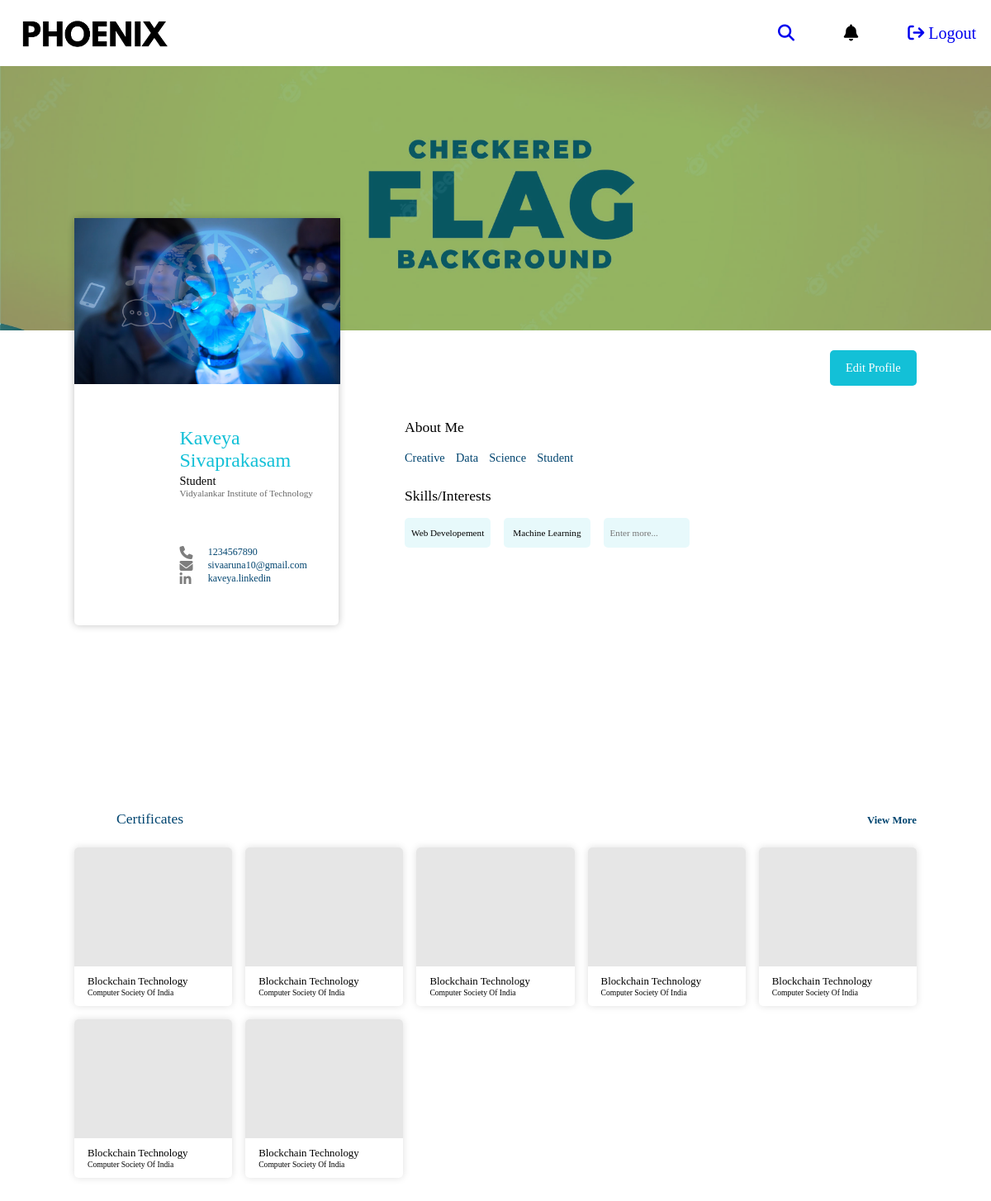
The app's page /profile/u_kaveya.sivaprakasam (signed in) with its own data.
### web.py (models this page shows, shortened)
class Client(db.Model):
    id=db.Column(db.Integer, primary_key=True)
    lid=db.Column(db.String(100), db.ForeignKey("login.lid"), nullable=False)
    name = db.Column(db.String(20))
    occupation = db.Column(db.String(20))
    institute= db.Column(db.String(100))
    email = db.Column(db.String(50))
    cover_photo=db.Column(db.String(100))
    profile_photo=db.Column(db.String(100))
    description=db.Column(db.String(5000))
    phoneNo=db.Column(db.Integer)
    linkedin = db.Column(db.String(100))
    gender=db.Column(db.String(100))

class ClientInterest(db.Model):
    id=db.Column(db.Integer, primary_key=True)
    lid=db.Column(db.String(100), db.ForeignKey("login.lid"), nullable=False)
    interest=db.Column(db.String(50))

### web.py (the view, shortened to what this page needs)
@app.route('/profile/<lid>',methods=['POST','GET'])
def profile(lid):
    skills= ClientInterest.query.filter_by(lid=lid).all()
    client = Client.query.filter_by(lid=session['lid']).first()
    domains=['Artificial Intelligence','Web Developement','Computer Science', 'Machine Learning','Deep Learning','Block Chain','IOE / IOT','Embedded System','Raspberry Pi','Mechanical Robotics','Power Electronics','Antenna','Android','Cloud Computing','Big Data','VLSI','Image Processing','RPA','Cyber Security','Data mining','Industry 4.0','Information Security','Computer Networking','Data Science','Neural Network','Software Engineering']
    notifications=showNotifications(session['lid'])
    return render_template('profilePage.html',client=client, domains=domains, skills=skills, notifications=notifications)

### web.py (called while the page is built)
def showNotifications(lid):
    notifications=db.session.query(Notification).filter_by(lid=lid).all()
    n={}
    for noti in notifications:
        org=db.session.query(Orgdata).filter_by(lid=db.session.query(Event.lid).filter_by(eid=noti.eid).first()[0]).first()
        n[noti]=org
    return n

### templates/profilePage.html (shortened to what this page needs)
<!DOCTYPE html>
<html lang="en">
<head>
    <link rel="stylesheet" href="../static//stylesheet/commonCode.css">
    <link rel="stylesheet" href="../static//stylesheet/profile.css">
    <link rel="stylesheet" href="https://cdnjs.cloudflare.com/ajax/libs/font-awesome/6.1.0/css/all.min.css" />
</head>
<body>
    <div class="main-container-profile">
        <div class="navbar-container">
            <div class="nv-logo" style="display: flex; justify-content: space-between; align-items: center;">
                <img src="../static/images/Logo.png" alt="" >
            </div>
            <div class="nv-links">
                <div class="search-icon"><a href="/search"><i class="fa-solid fa-magnifying-glass"></i></a></div>
                <div class="nv-icons notification-icon"><i class="fa-solid fa-bell"></i>
                </div>
                <a href="/logout" style="text-decoration:none;"><div class="logout-btn"><i class="fa-solid fa-arrow-right-from-bracket"></i> <span class="logout-text">Logout</span> </div></a>
            </div>
        </div>
        <label for="eimg" class="profile-banner-container">
            <div class="profile-banner-background"></div>
            <img class="profile-banner-image" src="../static/images/profile/{{client.cover_photo}}" alt="" style="object-fit: cover; ">
        </label>
        <div class="profile-info-container">
            <div class="profile-info-card-container">
                <div class="card-content-container">
                    <img src="../static/images/profile/{{client.profile_photo}}" alt="" id="profile_photo" style="width: 322px;">
                </div>
                <div class="user-info transition">
                    <div class="user-card-info">
                        <div class="user-card-name">{{client.name}}</div>
                        <div class="user-status">{{client.occupation}}</div>
                        <div class="user-card-institute">{{client.institute}}</div>
                    </div>
                    <div class="user-card-contact">
                        <div class="social-content-container">
                            <div class="user-phone-container social-container"><i class="fa-solid fa-phone"></i> <span class="social-text">{{client.phoneNo}}</span></div>
                            <div class="user-mail-container  social-container"><i class="fa-solid fa-envelope"></i><span class="social-text">{{client.email}}</span></div>
                            <div class="user-linkedin-container social-container"><i class="fa-brands fa-linkedin-in"></i><a class="social-text">{{client.linkedin}}</a></div>
                        </div>
                    </div>
                </div>
            </div>
            <div class="profile-info-content-container">
                <div class="edit-profile-container">
                    <button class="edit-profile-btn">Edit Profile</button>
                </div>
                <div class="user-description-container transition">
                    <div class="desc-container">
                        <div class="desc-heading">About Me</div>
                        <div class="desc-content">{{client.description}}</div>
                    </div>
                    <div class="skills-interest desc-container">
                        <div class="desc-heading">Skills/Interests</div>
                        <div class="skills-tags-container">
                            {% for skill in skills %}
                            <div class="skill-tag">{{skill.interest}}</div>
                            {% endfor %}
                            <form action="{{ url_for('profile',lid=session['lid']) }}" class="skill" id="skill" method="POST" novalidate enctype="multipart/form-data">
                                <input placeholder="Enter more..." type="text" list="domains"
                                name="skill" id="" class="skill-tag skill-tag-input">
                            </form>
                        </div>
                    </div>
                </div>
            </div>
        </div>
        <div class="certificate-container transition">
            <div class="certificate-heading-container">
                <div class="certificate-heading">Certificates</div>
                <div class="view-more">View More</div>
            </div>
            <div class="certificate-card-container">
                <div class="certificate-card">
                    <div class="certificate-photo"></div>
                    <div class="certificate-content">
                        <div class="certificate-card-heading">Blockchain Technology</div>
                        <div class="certificate-institute">Computer Society Of India</div>
                    </div>
                </div>
                <div class="certificate-card">
                    <div class="certificate-photo"></div>
                    <div class="certificate-content">
                        <div class="certificate-card-heading">Blockchain Technology</div>
                        <div class="certificate-institute">Computer Society Of India</div>
                    </div>
                </div>
                <div class="certificate-card">
                    <div class="certificate-photo"></div>
                    <div class="certificate-content">
                        <div class="certificate-card-heading">Blockchain Technology</div>
                        <div class="certificate-institute">Computer Society Of India</div>
                    </div>
                </div>
                <div class="certificate-card">
                    <div class="certificate-photo"></div>
                    <div class="certificate-content">
                        <div class="certificate-card-heading">Blockchain Technology</div>
                        <div class="certificate-institute">Computer Society Of India</div>
                    </div>
                </div>
                <div class="certificate-card">
                    <div class="certificate-photo"></div>
                    <div class="certificate-content">
                        <div class="certificate-card-heading">Blockchain Technology</div>
                        <div class="certificate-institute">Computer Society Of India</div>
                    </div>
                </div>
                <div class="certificate-card">
                    <div class="certificate-photo"></div>
                    <div class="certificate-content">
                        <div class="certificate-card-heading">Blockchain Technology</div>
                        <div class="certificate-institute">Computer Society Of India</div>
                    </div>
                </div>
                <div class="certificate-card">
                    <div class="certificate-photo"></div>
                    <div class="certificate-content">
                        <div class="certificate-card-heading">Blockchain Technology</div>
                        <div class="certificate-institute">Computer Society Of India</div>
                    </div>
                </div>
            </div>
        </div>
    </div>
</body>
</html>

### static/stylesheet/commonCode.css (style rules this page uses)
* { margin: 0; padding: 0; box-sizing: border-box; }
button, .event-card:hover, .view-more, .edit-text { cursor: pointer; }
.navbar-container { display: flex; justify-content: space-between; width: min(97%, 90rem); }
.nv-logo { height: 5rem; display: flex; }
.nv-logo > img { width: 12rem; }
.nv-links { width: 15rem; display: flex; align-items: center; justify-content: space-between; }
.search-icon, .notification-icon, .logout-btn { font-size: 1.25rem; font-family: GothamM; }
.notification-icon { display: flex; flex-direction: column; }
.view-more { font-size: 0.8rem; color: #00446F; font-family: GothamM; font-weight: 700; }

### records on screen
Client: cover_photo (picture), profile_photo (picture), name "Kaveya Sivaprakasam", occupation "Student", institute "Vidyalankar Institute of Technology", phoneNo "1234567890", email "sivaaruna10@gmail.com", linkedin "kaveya.linkedin", description "Creative Data Science Student"
ClientInterest: interest "Web Developement"
ClientInterest: interest "Machine Learning"
